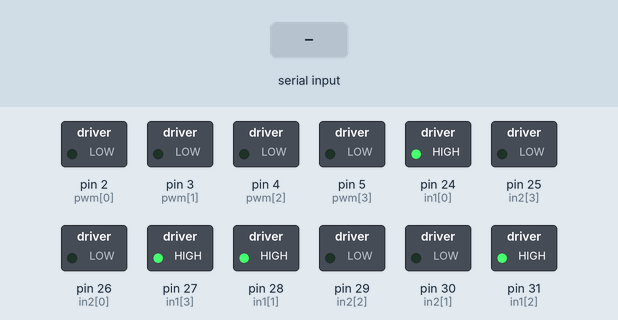
This sketch was run on a simulated Arduino Mega 2560, built with avr-gcc and run on an emulated ATmega2560. Parts: switched loads named in the sketch (green lamp = pin HIGH). The test bench sets the inputs (shaded band).

Above: at 1.2 s.
1.3 s: "D90\n" received over the second serial link
At 3.2 s:
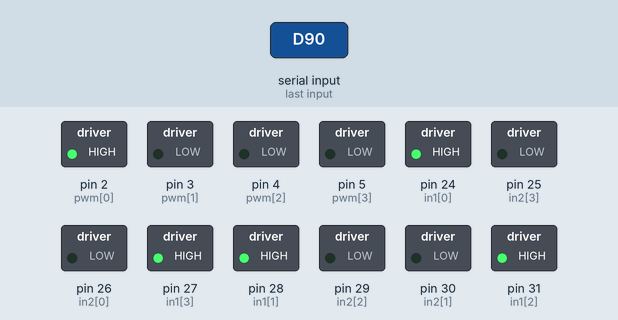
3.8 s: "D,45\n" received over the second serial link
At 6.6 s:
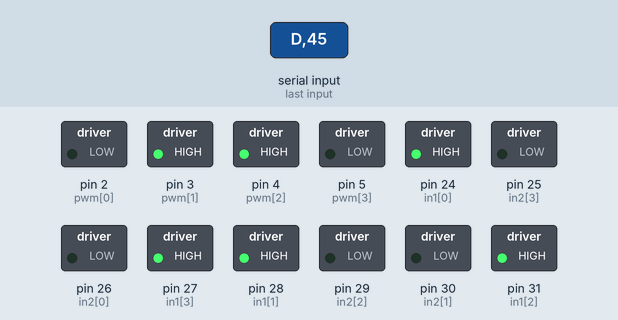
6.8 s: "D90\n" received over the second serial link
At 8.6 s:
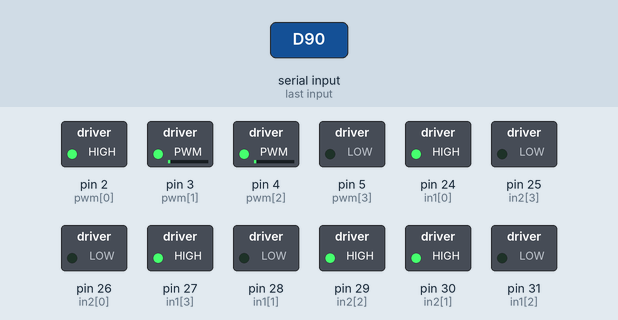
9.8 s: "D,45\n" received over the second serial link
At 11.6 s:
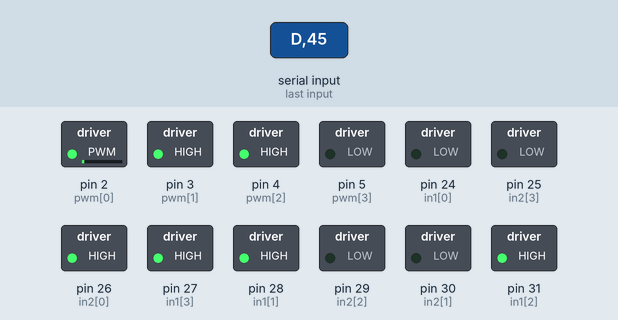
Timing chart, 0 to 13.3 s (numbered marks = the images above; inputs shaded):
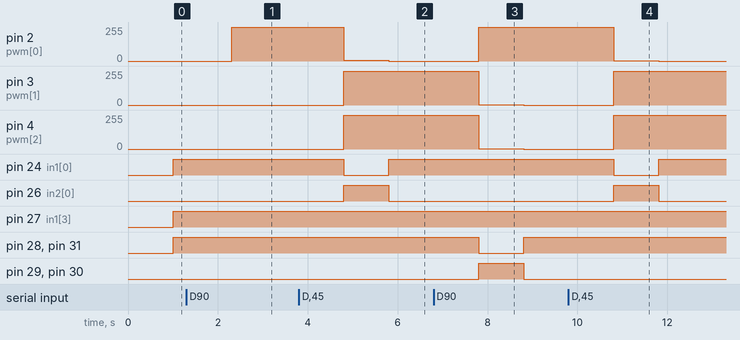

The sketch:

Due_PID_motor_Controller.ino
```cpp
//created by ATLIN ANDERSON [ABA Industries] with code modified from curio-res
// see video https://www.youtube.com/watch?v=3ozgxPi_tl0 [How to control multiple DC motors with encoders]
//BOARD: AI THINKER ESP32-CAM
//ESP32 CAM board used

// A class to compute the control signal
class SimplePID {
  private:
    float kp, kd, ki, umax; // Parameters
    float eprev, eintegral; // Storage

  public:
    // Constructor
    SimplePID() : kp(1), kd(0), ki(0), umax(255), eprev(0.0), eintegral(0.0) {}

    // A function to set the parameters
    void setParams(float kpIn, float kdIn, float kiIn, float umaxIn) {
      kp = kpIn; kd = kdIn; ki = kiIn; umax = umaxIn;
    }

    // A function to compute the control signal
    void evalu(int value, int target, float deltaT, int &pwr, int &dir) {
      // error
      int e = target - value;

      // derivative
      float dedt = (e - eprev) / (deltaT);

      // integral
      eintegral = eintegral + e * deltaT;

      // control signal
      float u = kp * e + kd * dedt + ki * eintegral;

      // motor power
      pwr = (int) fabs(u);
      if ( pwr > umax ) {
        pwr = umax;
      }

      // motor direction
      dir = 1;
      if (u < 0) {
        dir = -1;
      }

      // store previous error
      eprev = e;
    }

};

// How many motors
#define NMOTORS 4

//motor assignments
//FRONT
//M1  M2
//
//M3  M4
//BACK

//{M1, M2, M3, M4};

// Pins
const int enca[] = {41, 43, 45, 47};
const int encb[] = {40, 42, 44, 46 };
const int pwm[] = {2, 3, 4, 5};
const int in1[] = {24, 28, 31, 27};
const int in2[] = {26, 30, 29, 25};

// Globals
long prevT = 0;
int posPrev[] = {0, 0, 0, 0};

// Use the "volatile" directive for variables
// used in an interrupt
volatile int posi[] = {0, 0, 0, 0};

float v1Filt [] = {0, 0, 0, 0};
float v1Prev [] = {0, 0, 0, 0};

//stores when to output to serial
unsigned long previousMillis = 0;

const int dc_motor_max_rpm = 300;

float vt [] = {0, 0, 0, 0};


//read data from ESP32cam and decode to instruct motor direction and speed
void decode_serial_command(String command)
{
  int motor_speed_directon = 0;

  int motor_counter = 0;

  //check if valid command
  if (command != "-1" || command != "")
  {
    //first char is ieqal to D (for ID purposes)
    if (command[0] == 'D')
    {
      //Serial.println(command[0]);

      for (int i = 1; i < command.length(); i++)
      {
        //reset to zero
        motor_speed_directon = 0;

        //check for negative symbol
        if (command[i] == '-')
        {
          i++;
          motor_speed_directon = -(String(command[i])).toInt();
        }
        else
        {
          motor_speed_directon = (String(command[i])).toInt();
        }

        //scale to motor RPM
        motor_speed_directon = constrain(motor_speed_directon, -9, 9);
        motor_speed_directon = map(motor_speed_directon, -9, 9, -dc_motor_max_rpm, dc_motor_max_rpm);

        if (((sizeof(vt) / sizeof(float))) > motor_counter)
        {
          vt[motor_counter] = float(motor_speed_directon);

          //          Serial.println(vt[motor_counter]);
          //
          //          delay(1000);

          motor_counter++;
        }
      }
    }
  }
}


// PID class instances
SimplePID pid[NMOTORS];

void setup()
{
  Serial.begin(9600);
  Serial3.begin(9600);

  for (int k = 0; k < NMOTORS; k++) {
    pinMode(enca[k], INPUT);
    pinMode(encb[k], INPUT);
    pinMode(pwm[k], OUTPUT);
    pinMode(in1[k], OUTPUT);
    pinMode(in2[k], OUTPUT);

    pid[k].setParams(3, 0.025, 0, 255);
  }
  enable_interrupts();
}

void loop() {
  // TIMING VARIABLE
  unsigned long currentMillis = millis();

  //serial read variable
  String command = "";

  // Read the position/////////////////////////////////////////////////////////////
  int pos[NMOTORS];

  if (Serial3.available() >= 0)
  {
    //noInterrupts(); // disable interrupts temporarily while readin
    disable_interrupts();

    //read the incoming byte:
    command = Serial3.readString();

    for (int k = 0; k < NMOTORS; k++)
    {
      pos[k] = posi[k];
    }
    enable_interrupts();
  }
  else
  {
    //noInterrupts(); // disable interrupts temporarily while readin
    disable_interrupts();
    for (int k = 0; k < NMOTORS; k++)
    {
      pos[k] = posi[k];
    }
    enable_interrupts();
  }

  if (command != "" || command != "-1")
  {
    decode_serial_command(command);
  }

  //interrupts(); // turn interrupts back on


  // time difference/////////////////////////////////////////////////////////////////
  long currT = micros();
  float deltaT = ((float) (currT - prevT)) / ( 1.0e6 );
  int velocity[NMOTORS];
  for (int k = 0; k < NMOTORS; k++)
  {
    velocity[k] = (pos[k] - posPrev[k]) / deltaT;
    posPrev[k] = pos[k];
  }
  prevT = currT;

  //convert  velocity to RPM with a low pass 25hz filter/////////////////////////////
  float v1[NMOTORS];
  for (int k = 0; k < NMOTORS; k++)
  {
    // Convert count/s to RPM
    v1[k] = velocity[k] / (16 * 23.1) * 60.0;

    // Low-pass filter (25 Hz cutoff)
    v1Filt[k] = 0.854 * v1Filt[k] + 0.0728 * v1[k] + 0.0728 * v1Prev[k];
    v1Prev[k] = v1[k];
  }

  // loop through the motors
  for (int k = 0; k < NMOTORS; k++)
  {
    int pwr, dir;
    // evaluate the control signal
    pid[k].evalu(v1Filt[k], vt[k], deltaT, pwr, dir);
    // signal the motor
    setMotor(dir, pwr, pwm[k], in1[k], in2[k]);
  }

  //  Serial.println(command);
  //  delay(3);
  //  if (currentMillis - previousMillis >= 1000) {
  //    // save the last time you blinked the LED
  //    previousMillis = currentMillis;
  //    for (int k = 0; k < NMOTORS; k++) {
  //      Serial.print(vt[k]);
  //      Serial.print(" ");
  //      Serial.print(v1Filt[k]);
  //      Serial.print(" ");
  //    }
  //    Serial.println();
  //  }

}

void enable_interrupts()
{
  attachInterrupt(digitalPinToInterrupt(enca[0]), readEncoder<0>, RISING);
  attachInterrupt(digitalPinToInterrupt(enca[1]), readEncoder<1>, RISING);
  attachInterrupt(digitalPinToInterrupt(enca[2]), readEncoder<2>, RISING);
  attachInterrupt(digitalPinToInterrupt(enca[3]), readEncoder<3>, RISING);
}

void disable_interrupts()
{
  detachInterrupt(digitalPinToInterrupt(enca[0]));
  detachInterrupt(digitalPinToInterrupt(enca[1]));
  detachInterrupt(digitalPinToInterrupt(enca[2]));
  detachInterrupt(digitalPinToInterrupt(enca[3]));

}

void setMotor(int dir, int pwmVal, int pwm, int in1, int in2) {
  analogWrite(pwm, pwmVal);
  if (dir == 1) {
    digitalWrite(in1, HIGH);
    digitalWrite(in2, LOW);
  }
  else if (dir == -1) {
    digitalWrite(in1, LOW);
    digitalWrite(in2, HIGH);
  }
  else {
    digitalWrite(in1, LOW);
    digitalWrite(in2, LOW);
  }
}

template <int j>
void readEncoder() {
  int b = digitalRead(encb[j]);
  if (b > 0) {
    posi[j]++;
  }
  else {
    posi[j]--;
  }
}
```

Measured:
- after the input at 1.3 s, pin 2 (pwm[0]): 0/255 → 255/255 after 1.0 s
- after the input at 3.8 s, pin 2 (pwm[0]): 255/255 → 5/255 after 1.0 s, → 0/255 1.0 s later; pin 3 (pwm[1]), pin 4 (pwm[2]): 0/255 → 255/255 after 1.0 s; pin 24 (in1[0]): HIGH → LOW after 1.0 s, → HIGH 1.0 s later; pin 26 (in2[0]): LOW → HIGH after 1.0 s, → LOW 1.0 s later
- after the input at 6.8 s, pin 2 (pwm[0]): 0/255 → 255/255 after 1.0 s; pin 3 (pwm[1]): 255/255 → 1/255 after 1.0 s, → 0/255 1.0 s later
- after the input at 9.8 s, pin 2 (pwm[0]): 255/255 → 3/255 after 1.0 s, → 0/255 1.0 s later; pin 3 (pwm[1]), pin 4 (pwm[2]): 0/255 → 255/255 after 1.0 s; pin 24 (in1[0]): HIGH → LOW after 1.0 s, → HIGH 1.0 s later; pin 26 (in2[0]): LOW → HIGH after 1.0 s, → LOW 1.0 s later
